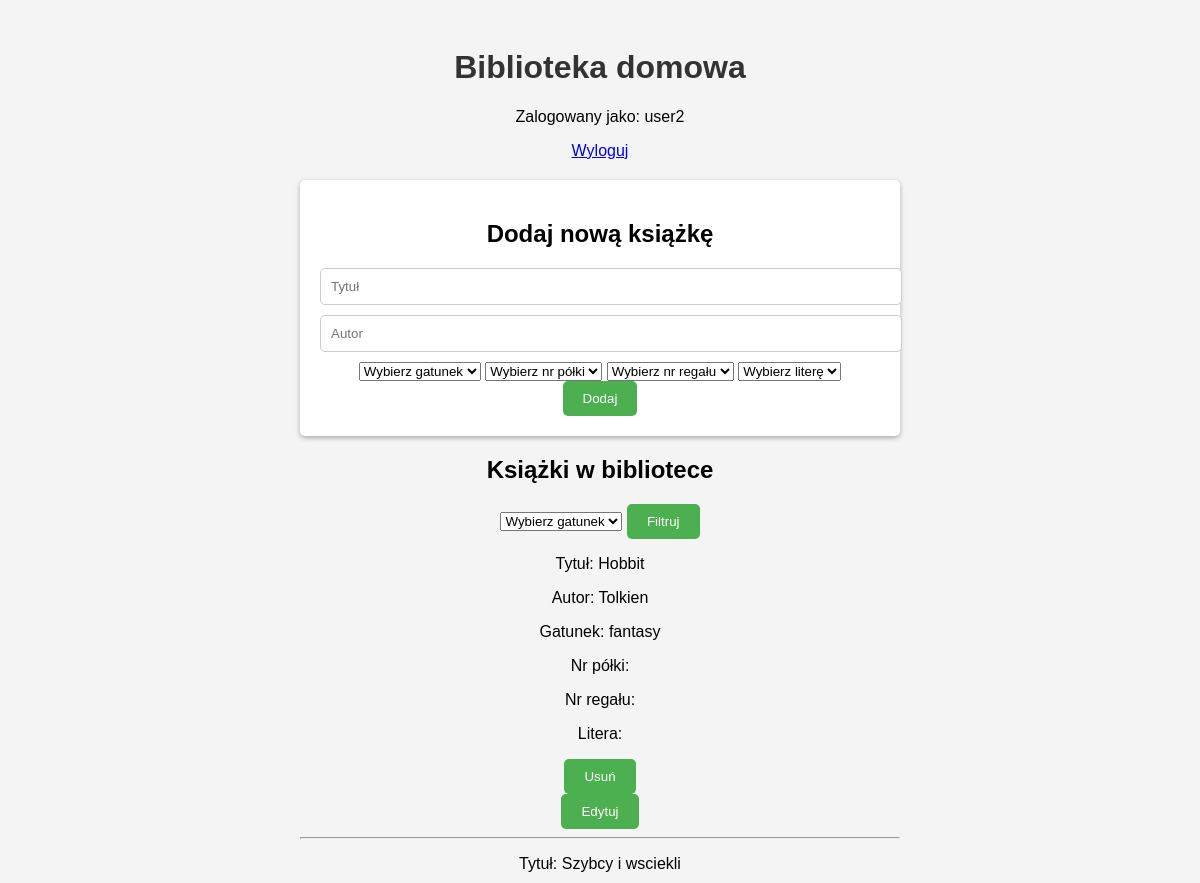
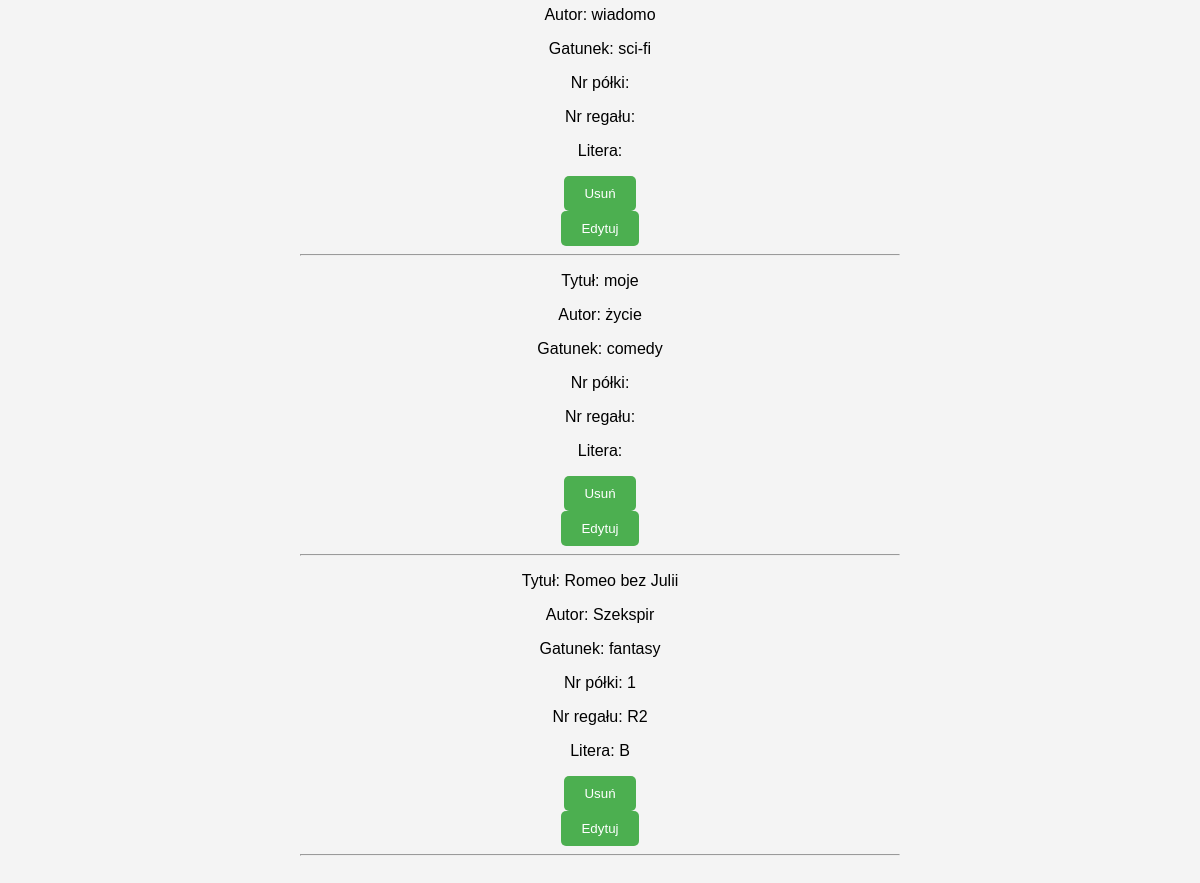
Screenshot of /library.php (signed in) with the database file from the repository (2 pictures, top to bottom).
### tables this page shows
CREATE TABLE `books` (
  `id` int(11) NOT NULL,
  `title` varchar(255) NOT NULL,
  `author` varchar(255) NOT NULL,
  `category` varchar(20) NOT NULL,
  `nr_polki` varchar(100) NOT NULL,
  `nr_regal` varchar(10) NOT NULL,
  `alphabet` varchar(5) NOT NULL
);

### library.php (the view, shortened to what this page needs)
<?php
$conn = new mysqli("localhost", "root", "", "library");
$sql = "SELECT * FROM books";
$result = $conn->query($sql);
$booksList = "";
if ($result->num_rows > 0) {
    while ($row = $result->fetch_assoc()) {
        $booksList .= "<p>Tytuł: " . $row["title"] . "</p>";
        $booksList .= "<p>Autor: " . $row["author"] . "</p>";
        $booksList .= "<p>Gatunek: " . $row["category"] . "</p>";
        $booksList .= "<p>Nr półki: " . $row["nr_polki"] . "</p>";
        $booksList .= "<p>Nr regału: " . $row["nr_regal"] . "</p>";
        $booksList .= "<p>Litera: " . $row["alphabet"] . "</p>";
        $booksList .= "<form action='library.php' method='GET'>";
        $booksList .= "<input type='hidden' name='delete' value='" . $row["id"] . "'>";
        $booksList .= "<button type='submit'>Usuń</button>";
        $booksList .= "</form>";
        $booksList .= "<button onclick='showEditForm(" . $row["id"] . ")'>Edytuj</button>";
        $booksList .= "<div id='edit-form-" . $row["id"] . "' style='display: none;'>";
        $booksList .= "<form action='library.php' method='POST'>";
        $booksList .= "<input type='hidden' name='book-id' value='" . $row["id"] . "'>";
        $booksList .= "<input type='text' name='new-author' placeholder='Nowy autor'>";
        $booksList .= "<input type='text' name='new-title' placeholder='Nowy tytuł'>";
        $booksList .= "<select name='new-category'>";
        $booksList .= "<option value='' disabled selected>Wybierz gatunek</option>";
        $booksList .= "<option value='fantasy'>Fantasy</option>";
        $booksList .= "<option value='horror'>Horror</option>";
        $booksList .= "<option value='sci-fi'>Sci-fi</option>";
        $booksList .= "<option value='comedy'>Komedia</option>";
        $booksList .= "<option value='documentary'>Dokument</option>";
        $booksList .= "</select>";
        $booksList .= "<select name='new-nr_polki'>";
        $booksList .= "<option value='' disabled selected>Wybierz nr półki</option>";
        $booksList .= "<option value='1'>1</option>";
        $booksList .= "<option value='2'>2</option>";
        $booksList .= "<option value='3'>3</option>";
        $booksList .= "<option value='4'>4</option>";
        $booksList .= "<option value='5'>5</option>";
        $booksList .= "</select>";
        $booksList .= "<select name='new-nr_regal'>";
        $booksList .= "<option value='' disabled selected>Wybierz nr regału</option>";
        $booksList .= "<option value='R1'>R1</option>";
        $booksList .= "<option value='R2'>R2</option>";
        $booksList .= "<option value='R3'>R3</option>";
        $booksList .= "<option value='R4'>R4</option>";
        $booksList .= "<option value='R5'>R5</option>";
        $booksList .= "</select>";
        $booksList .= "<select name='new-alphabet'>";
        $booksList .= "<option value='' disabled selected>Wybierz litere</option>";
        $booksList .= "<option value='A'>A</option>";
        $booksList .= "<option value='B'>B</option>";
        $booksList .= "<option value='C'>C</option>";
        $booksList .= "<option value='D'>D</option>";
        $booksList .= "<option value='E'>E</option>";
        $booksList .= "</select>";
        $booksList .= "<button type='submit' name='edit'>Zapisz</button>";
        $booksList .= "</form>";
        $booksList .= "</div>";
        $booksList .= "<hr>";
    }
} else {
    $booksList = "Brak książek w bibliotece.";
}
?>
<!DOCTYPE html>
<html>
<head>
    <link rel="stylesheet" type="text/css" href="style.css">
</head>
<body>
    <div class="container">
        <h1>Biblioteka domowa</h1>
        <p>Zalogowany jako: <?php echo $_SESSION["username"]; ?></p>
        <a href="library.php?logout=true">Wyloguj</a>
        <div class="form-container">
            <h2>Dodaj nową książkę</h2>
            <form action="library.php" method="POST">
                <input type="text" name="title" placeholder="Tytuł" required>
                <input type="text" name="author" placeholder="Autor" required>
                <select name="category" required>
                    <option value="" disabled selected>Wybierz gatunek</option>
                </select>
                <select name="nr_polki" required>
                    <option value="" disabled selected>Wybierz nr półki</option>
                </select>
                <select name="nr_regal" required>
                    <option value="" disabled selected>Wybierz nr regału</option>
                </select>
                <select name="alphabet" required>
                    <option value="" disabled selected>Wybierz literę</option>
                </select>
                <button type="submit" name="submit">Dodaj</button>
            </form>
        </div>
        <div class="books-container">
            <h2>Książki w bibliotece</h2>
            <form action="library.php" method="GET">
                <select name="category">
                    <option value="" disabled selected>Wybierz gatunek</option>
                </select>
                <button type="submit">Filtruj</button>
            </form>
            <?php echo $booksList; ?>
        </div>
    </div>
</body>
</html>

### style.css (style rules this page uses)
body { font-family: Arial, sans-serif; background-color: #f4f4f4; }
.container { max-width: 600px; margin: 0 auto; padding: 20px; text-align: center; justify-content: center; align-items: center; }
h1 { color: #333; }
.form-container { margin-top: 20px; background-color: #fff; padding: 20px; border-radius: 5px; box-shadow: 0 2px 5px rgba(0, 0, 0, 0.3); justify-content: center; }
input[type="text"], input[type="password"], input[type="email"] { width: 100%; padding: 10px; margin-bottom: 10px; border-radius: 5px; border: 1px solid #ccc; }
button { background-color: #4caf50; color: #fff; padding: 10px 20px; border: none; border-radius: 5px; cursor: pointer; }

### rows the page displays
books: title "Hobbit", author "Tolkien", category "fantasy"
books: title "Szybcy i wsciekli", author "wiadomo", category "sci-fi"
books: title "moje", author "życie", category "comedy"
books: title "Romeo bez Julii", author "Szekspir", category "fantasy", nr_polki "1", nr_regal "R2", alphabet "B"

### other values shown
$_SESSION["username"] "user2"
